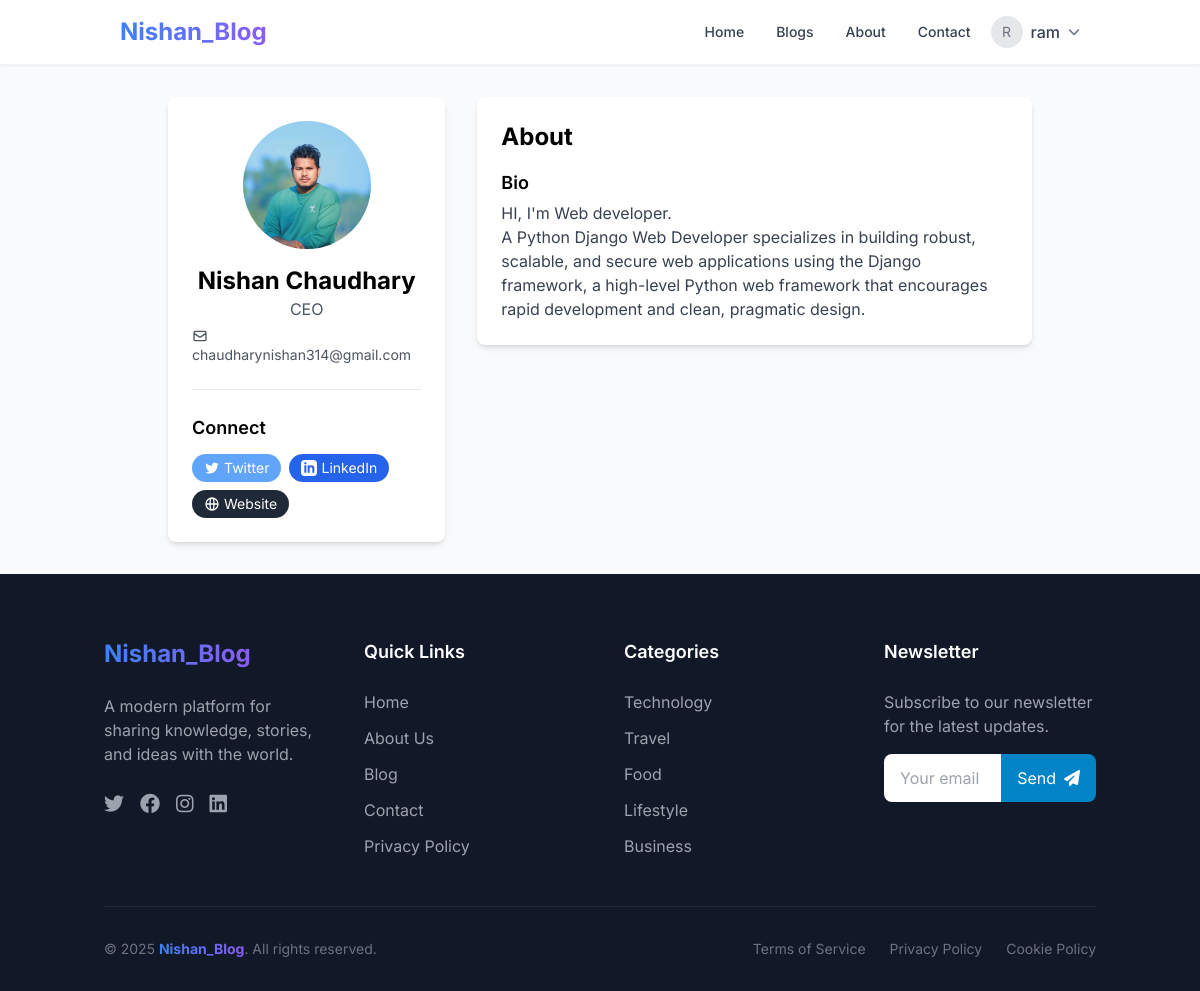
Screenshot of /profile/nishan/ (signed in) with the database file from the repository.
### app/models.py (models this page shows, shortened)
class User(AbstractUser):
    roll = models.CharField(max_length=50, blank=True, null=True)
    bio = models.TextField(blank=True)
    profile_picture = models.ImageField(upload_to='profile_pics/', blank=True, null=True)
    twitter = models.URLField(blank=True, null=True)
    linkedin = models.URLField(blank=True, null=True)
    website = models.URLField(blank=True, null=True)
    @property
    def social_links(self):
        return {
            'twitter': self.twitter,
            'linkedin': self.linkedin,
            'website': self.website,
        }
    @property
    def has_social_links(self):
        return any(self.social_links.values())
    class Meta:
        verbose_name = 'User'
        verbose_name_plural = 'Users'

### app/views.py (the view)
# urls.py: path('profile/', profile, name='profile'),
@login_required
def profile(request, username=None):
    if username:
        user = get_object_or_404(User, username=username)
    else:
        user = request.user
    context = {
        'profile_user': user,
        'social_links': getattr(user, 'social_links', None),
        'has_social_links': getattr(user, 'has_social_links', False)
    }
    return render(request, 'app/profile.html', context)

### templates/app/profile.html (shortened to what this page needs)
{% extends 'layout/base.html' %}
{% block content %}
<div class="max-w-4xl mx-auto px-4 py-8">
    <div class="flex flex-col md:flex-row gap-8">
        <div class="w-full md:w-1/3">
            <div class="bg-white rounded-lg shadow-md p-6">
                <div class="flex flex-col items-center">
                    {% if profile_user.profile_picture %}
                        <img src="{{ profile_user.profile_picture.url }}"
                             alt="{{ profile_user.username }}"
                             class="w-32 h-32 rounded-full object-cover mb-4">
                    {% else %}
                        <div class="w-32 h-32 rounded-full bg-gray-200 flex items-center justify-center mb-4">
                            <span class="text-4xl text-gray-500">{{ profile_user.username|first|upper }}</span>
                        </div>
                    {% endif %}
                    <h2 class="text-2xl font-bold">{{ profile_user.get_full_name|default:profile_user.username }}</h2>
                    {% if profile_user.roll %}
                        <p class="text-gray-600">{{ profile_user.roll }}</p>
                    {% endif %}
                    {% if profile_user.email %}
                        <p class="text-gray-600 text-sm mt-1">
                            <svg class="w-4 h-4 inline mr-1" fill="none" stroke="currentColor" viewBox="0 0 24 24" xmlns="http://www.w3.org/2000/svg">
                                <path stroke-linecap="round" stroke-linejoin="round" stroke-width="2" d="M3 8l7.89 5.26a2 2 0 002.22 0L21 8M5 19h14a2 2 0 002-2V7a2 2 0 00-2-2H5a2 2 0 00-2 2v10a2 2 0 002 2z"></path>
                            </svg>
                            {{ profile_user.email }}
                        </p>
                    {% endif %}
                </div>
                {% if profile_user.twitter or profile_user.linkedin or profile_user.website %}
                <div class="mt-6 pt-6 border-t border-gray-200">
                    <h3 class="text-lg font-semibold mb-3">Connect</h3>
                    <div class="flex flex-wrap gap-2">
                        {% if profile_user.twitter %}
                            <a href="{{ profile_user.twitter }}" target="_blank"
                               class="px-3 py-1 bg-blue-400 text-white rounded-full text-sm hover:bg-blue-500 transition flex items-center">
                                Twitter
                            </a>
                        {% endif %}
                        {% if profile_user.linkedin %}
                            <a href="{{ profile_user.linkedin }}" target="_blank"
                               class="px-3 py-1 bg-blue-600 text-white rounded-full text-sm hover:bg-blue-700 transition flex items-center">
                                LinkedIn
                            </a>
                        {% endif %}
                        {% if profile_user.website %}
                            <a href="{{ profile_user.website }}" target="_blank"
                               class="px-3 py-1 bg-gray-800 text-white rounded-full text-sm hover:bg-gray-900 transition flex items-center">
                                Website
                            </a>
                        {% endif %}
                    </div>
                </div>
                {% endif %}
            </div>
        </div>
        <div class="w-full md:w-2/3">
            <div class="bg-white rounded-lg shadow-md p-6">
                <h2 class="text-2xl font-bold mb-4">About</h2>
                <div class="space-y-4">
                    {% if profile_user.bio %}
                        <div>
                            <h3 class="text-lg font-semibold mb-1">Bio</h3>
                            <p class="text-gray-700 whitespace-pre-line">{{ profile_user.bio }}</p>
                        </div>
                    {% endif %}
                </div>
            </div>
        </div>
    </div>
</div>
{% endblock %}

### templates/layout/base.html (shortened to what this page needs)
<!DOCTYPE html>
{% load static %}
<html lang="en" class="scroll-smooth">
<head>
    <script src="https://cdn.tailwindcss.com"></script>
    <link rel="stylesheet" href="https://cdnjs.cloudflare.com/ajax/libs/font-awesome/6.4.0/css/all.min.css">
</head>
<body class="min-h-screen flex flex-col bg-gray-50 antialiased">
    <nav class="bg-white/80 backdrop-blur-md shadow-sm sticky top-0 z-40 border-b border-gray-100 transition-all duration-300"
        id="navbar">
        <div class="container mx-auto px-4 sm:px-6 lg:px-8">
            <div class="flex justify-between items-center h-16">
                <div class="flex-shrink-0 flex items-center">
                    <a href="/" class="text-2xl font-bold text-gray-900">
                        <span class="gradient-text">Nishan_Blog</span>
                    </a>
                </div>
                <div class="hidden md:flex items-center space-x-2">
                    <a href="/" class="px-3 py-2 text-sm font-medium transition-all nav-link underline-animation
                              {% if request.resolver_match.url_name == 'home' %}
                                active
                              {% else %}
                                text-gray-700 hover:text-primary-600
                              {% endif %}">
                        Home
                    </a>
                    <a href="/blogs" class="px-3 py-2 text-sm font-medium transition-all nav-link underline-animation
                              {% if request.resolver_match.url_name in 'blog_list' %}
                                       active
                                     {% else %}
                                       text-gray-700 hover:text-primary-600
                                     {% endif %}">
                        Blogs
                    </a>
                    <a href="/about" class="px-3 py-2 text-sm font-medium transition-all nav-link underline-animation
                              {% if request.resolver_match.url_name == 'about' %}
                                active
                              {% else %}
                                text-gray-700 hover:text-primary-600
                              {% endif %}">
                        About
                    </a>
                    <a href="/contact" class="px-3 py-2 text-sm font-medium transition-all nav-link underline-animation
                              {% if request.resolver_match.url_name == 'contact' %}
                                active
                              {% else %}
                                text-gray-700 hover:text-primary-600
                              {% endif %}">
                        Contact
                    </a>
                    <div class="flex items-center space-x-4 ml-4">
                        {% if user.is_authenticated %}
                        <div class="dropdown-container">
                            <button class="flex items-center space-x-2 focus:outline-none">
                                {% if user.profile.image %}
                                <img class="h-8 w-8 rounded-full object-cover" src="{{ user.profile.image.url }}"
                                    alt="{{ user.username }}">
                                {% else %}
                                <div class="h-8 w-8 rounded-full bg-gray-200 flex items-center justify-center">
                                    <span class="text-gray-500 text-sm">{{ user.username|first|upper }}</span>
                                </div>
                                {% endif %}
                                <span class="text-gray-700 font-medium">{{ user.username }}</span>
                                <i class="fas fa-chevron-down text-xs text-gray-500"></i>
                            </button>
                        </div>
                        {% endif %}
                    </div>
                </div>
            </div>
        </div>
    </nav>
    <main class="flex-grow">
        {% block content %}{% endblock %}
    </main>
    <footer class="bg-gray-900 text-white pt-16 pb-8">
        <div class="container mx-auto px-4">
            <div class="grid md:grid-cols-2 lg:grid-cols-4 gap-12 mb-12">
                <div>
                    <h3 class="text-2xl font-bold mb-6">
                        <span class="gradient-text">Nishan_Blog</span>
                    </h3>
                    <p class="text-gray-400 mb-6">A modern platform for sharing knowledge, stories, and ideas with the
                        world.</p>
                    <div class="flex space-x-4">
                        <a href="https://x.com/" class="text-gray-400 hover:text-white text-xl transition-colors">
                            <i class="fab fa-twitter"></i>
                        </a>
                        <a href="https://facebook.com/"
                            class="text-gray-400 hover:text-white text-xl transition-colors">
                            <i class="fab fa-facebook"></i>
                        </a>
                        <a href="https://instagram.com/"
                            class="text-gray-400 hover:text-white text-xl transition-colors">
                            <i class="fab fa-instagram"></i>
                        </a>
                        <a href="https://linkedin.com/"
                            class="text-gray-400 hover:text-white text-xl transition-colors">
                            <i class="fab fa-linkedin"></i>
                        </a>
                    </div>
                </div>
                <div>
                    <h4 class="text-lg font-semibold mb-6">Quick Links</h4>
                    <ul class="space-y-3">
                        <li><a href="/" class="text-gray-400 hover:text-white transition-colors">Home</a></li>
                        <li><a href="/about" class="text-gray-400 hover:text-white transition-colors">About Us</a></li>
                        <li><a href="/blogs" class="text-gray-400 hover:text-white transition-colors">Blog</a></li>
                        <li><a href="/contact" class="text-gray-400 hover:text-white transition-colors">Contact</a></li>
                        <li><a href="/privacy" class="text-gray-400 hover:text-white transition-colors">Privacy
                                Policy</a></li>
                    </ul>
                </div>
                <div>
                    <h4 class="text-lg font-semibold mb-6">Categories</h4>
                    <ul class="space-y-3">
                        <li><a href="/blogs" class="text-gray-400 hover:text-white transition-colors">Technology</a>
                        </li>
                        <li><a href="/blogs" class="text-gray-400 hover:text-white transition-colors">Travel</a></li>
                        <li><a href="/blogs" class="text-gray-400 hover:text-white transition-colors">Food</a></li>
                        <li><a href="/blogs" class="text-gray-400 hover:text-white transition-colors">Lifestyle</a></li>
                        <li><a href="/blogs" class="text-gray-400 hover:text-white transition-colors">Business</a></li>
                    </ul>
                </div>
                <div class="newsletter-widget">
                    <h4 class="text-lg font-semibold mb-6">Newsletter</h4>
                    <p class="text-gray-400 mb-4">Subscribe to our newsletter for the latest updates.</p>
                    <form id="newsletter-form" class="flex">
                        <input type="email" name="email" placeholder="Your email"
                            class="px-4 py-3 rounded-l-lg w-full text-gray-900 focus:outline-none focus:ring-2 focus:ring-primary-500"
                            required aria-label="Email address">
                        <button type="submit"
                            class="bg-primary-600 hover:bg-primary-700 px-4 rounded-r-lg transition-colors flex items-center justify-center"
                            id="submit-btn" aria-label="Subscribe">
                            <span id="btn-text">Send</span>
                            <i class="fas fa-paper-plane ml-2" id="btn-icon"></i>
                        </button>
                    </form>
                </div>
            </div>
            <div class="border-t border-gray-800 pt-8 flex flex-col md:flex-row justify-between items-center">
                <p class="text-gray-500 text-sm mb-4 md:mb-0">© <span class="current-year"></span> <span
                        class="gradient-text font-bold">Nishan_Blog</span>. All rights reserved.</p>
                <div class="flex space-x-6">
                    <a href="{% url 'terms' %}" class="text-gray-500 hover:text-white text-sm transition-colors">Terms
                        of Service</a>
                    <a href="{% url 'privacy' %}"
                        class="text-gray-500 hover:text-white text-sm transition-colors">Privacy Policy</a>
                    <a href="{% url 'cookie_policy' %}"
                        class="text-gray-500 hover:text-white text-sm transition-colors">Cookie Policy</a>
                </div>
            </div>
        </div>
    </footer>
</body>
</html>

### templates/layout/base.html (style rules this page uses)
.gradient-text { background-clip: text; -webkit-background-clip: text; color: transparent; background-image: linear-gradient(90deg, #3b82f6, #8b5cf6); }
html { scroll-behavior: smooth; }
.dropdown-container { position: relative; }
.nav-link { position: relative; transition: all 0.3s ease; }
.underline-animation::after { content: ''; position: absolute; width: 0; height: 2px; bottom: -2px; left: 0; background-color: #0ea5e9; transition: width 0.3s ease; }

### rows the page displays
User: username|first "R", username "ram"
User: profile_picture (picture), get_full_name "Nishan Chaudhary", roll "CEO", email "chaudharynishan314@gmail.com", bio "HI, I'm Web developer. A Python Django Web Developer specializes in building robust, scalable, and secure web applications using the Django framework, a high-level Python web framework that encourages rapid development and clean, pragmatic design."
